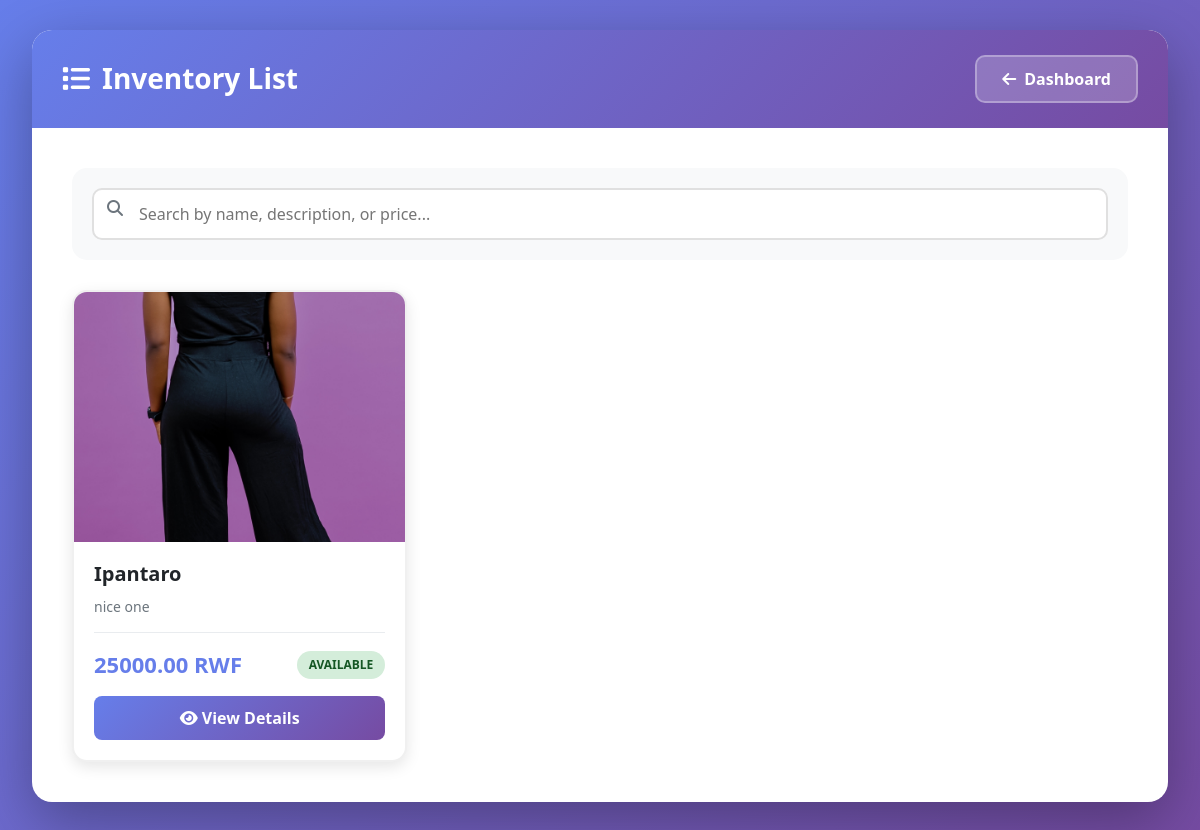
The app's page /manager/clothes/ with its own data.
### store/models.py (models this page shows, shortened)
class Cloth(models.Model):
    STATUS_CHOICES = [
        ('available', 'Available'),
        ('sold', 'Sold'),
    ]
    name = models.CharField(max_length=200)
    price = models.DecimalField(max_digits=10, decimal_places=2)
    description = models.TextField(blank=True)
    status = models.CharField(max_length=20, choices=STATUS_CHOICES, default='available')
    category = models.ForeignKey(Category, on_delete=models.CASCADE, related_name='clothes')
    manager = models.ForeignKey(User, on_delete=models.CASCADE, limit_choices_to={'is_staff': True})
    image_front = models.ImageField(upload_to='clothes/front/', blank=True, null=True)
    image_left = models.ImageField(upload_to='clothes/left/', blank=True, null=True)
    image_right = models.ImageField(upload_to='clothes/right/', blank=True, null=True)
    likes = models.PositiveIntegerField(default=0)
    created_at = models.DateTimeField(auto_now_add=True)
    updated_at = models.DateTimeField(auto_now=True)

### store/views.py (the view)
# urls.py: path('manager/clothes/', views.cloth_list, name='cloth_list'),
def cloth_list(request):
    clothes = Cloth.objects.filter(status='available')
    return render(request, 'store/cloth_list.html', {'clothes': clothes})

### store/templates/store/cloth_list.html (shortened to what this page needs)
<!DOCTYPE html>
<html lang="en">
<head>
    <link href="https://cdn.jsdelivr.net/npm/bootstrap@5.3.3/dist/css/bootstrap.min.css" rel="stylesheet">
    <link href="https://cdnjs.cloudflare.com/ajax/libs/font-awesome/6.5.1/css/all.min.css" rel="stylesheet">
</head>
<body>
    <div class="container">
        <div class="list-card">
            <div class="list-header">
                <h1>
                    <i class="fa-solid fa-list"></i>
                    Inventory List
                </h1>
                <div class="header-actions">
                    <a href="{% url 'manager_dashboard' %}" class="btn-custom btn-back">
                        <i class="fa-solid fa-arrow-left"></i>
                        Dashboard
                    </a>
                </div>
            </div>
            <div class="list-content">
                <div class="search-box position-relative">
                    <i class="fa-solid fa-search search-icon"></i>
                    <input
                        type="text"
                        class="search-input"
                        id="searchInput"
                        placeholder="Search by name, description, or price..."
                    >
                </div>
                <div class="product-grid" id="productGrid">
                    {% for cloth in clothes %}
                    <div class="product-card" data-name="{{ cloth.name|lower }}" data-description="{{ cloth.description|lower }}" data-price="{{ cloth.price }}">
                        {% if cloth.image_front %}
                        <img src="{{ cloth.image_front.url }}" class="product-image" alt="{{ cloth.name }}">
                        {% else %}
                        <div class="product-image-placeholder">
                            <i class="fa-solid fa-image fa-4x text-muted"></i>
                        </div>
                        {% endif %}
                        <div class="product-body">
                            <h5 class="product-title">{{ cloth.name }}</h5>
                            {% if cloth.description %}
                            <p class="product-description">{{ cloth.description }}</p>
                            {% endif %}
                            <div class="product-footer">
                                <span class="product-price">{{ cloth.price }} RWF</span>
                                <span class="product-status {% if cloth.status == 'available' %}status-available{% else %}status-sold{% endif %}">
                                    {{ cloth.get_status_display }}
                                </span>
                            </div>
                            <div class="product-actions">
                                <a href="{% url 'cloth_detail' cloth.id %}" class="btn-view">
                                    <i class="fa-solid fa-eye"></i>
                                    View Details
                                </a>
                            </div>
                        </div>
                    </div>
                    {% endfor %}
                </div>
            </div>
        </div>
    </div>
</body>
</html>

### store/templates/store/cloth_list.html (style rules this page uses)
* { margin: 0; padding: 0; box-sizing: border-box; }
body { font-family: 'Segoe UI', Tahoma, Geneva, Verdana, sans-serif; background: linear-gradient(135deg, #667eea 0%, #764ba2 100%); min-height: 100vh; padding: 30px 20px; }
.container { max-width: 1400px; }
.list-card { background: white; border-radius: 20px; box-shadow: 0 20px 60px rgba(0, 0, 0, 0.3); overflow: hidden; margin-bottom: 30px; }
.list-header { background: linear-gradient(135deg, #667eea 0%, #764ba2 100%); color: white; padding: 25px 30px; display: flex; justify-content: space-between; align-items: center; flex-wrap: wrap; gap: 15px; }
.list-header h1 { font-size: 28px; font-weight: 600; margin: 0; display: flex; align-items: center; gap: 12px; }
.header-actions { display: flex; gap: 10px; flex-wrap: wrap; }
.btn-custom { padding: 10px 25px; border-radius: 10px; font-weight: 600; border: none; cursor: pointer; transition: all 0.3s ease; display: inline-flex; align-items: center; gap: 8px; text-decoration: none; }
.btn-back { background: rgba(255, 255, 255, 0.2); color: white; border: 2px solid rgba(255, 255, 255, 0.3); }
.list-content { padding: 40px; }
.search-box { background: #f8f9fa; padding: 20px; border-radius: 15px; margin-bottom: 30px; }
.search-input { width: 100%; padding: 12px 20px 12px 45px; border: 2px solid #e0e0e0; border-radius: 10px; font-size: 16px; transition: all 0.3s ease; }
.search-icon { position: absolute; left: 35px; top: 32px; color: #6c757d; }
.product-grid { display: grid; grid-template-columns: repeat(auto-fill, minmax(300px, 1fr)); gap: 25px; }
.product-card { background: white; border-radius: 15px; box-shadow: 0 5px 15px rgba(0, 0, 0, 0.1); overflow: hidden; transition: all 0.3s ease; border: 2px solid #f0f0f0; }
.product-image { width: 100%; height: 250px; object-fit: cover; background: #f8f9fa; }
.product-body { padding: 20px; }
.product-title { font-size: 20px; font-weight: 600; color: #212529; margin-bottom: 10px; display: -webkit-box; -webkit-line-clamp: 2; -webkit-box-orient: vertical; overflow: hidden; }
.product-description { color: #6c757d; font-size: 14px; margin-bottom: 15px; display: -webkit-box; -webkit-line-clamp: 3; -webkit-box-orient: vertical; overflow: hidden; line-height: 1.5; }
.product-footer { display: flex; justify-content: space-between; align-items: center; padding-top: 15px; border-top: 1px solid #e9ecef; }
.product-price { font-size: 22px; font-weight: 700; color: #667eea; }
.product-status { padding: 5px 12px; border-radius: 15px; font-size: 12px; font-weight: 600; text-transform: uppercase; }
.status-available { background: #d4edda; color: #155724; }
.product-actions { margin-top: 15px; display: flex; gap: 10px; }
.btn-view { flex: 1; background: linear-gradient(135deg, #667eea 0%, #764ba2 100%); color: white; padding: 10px; border-radius: 8px; text-align: center; text-decoration: none; font-weight: 600; transition: all 0.3s ease; }

### records on screen
Cloth: image_front (picture), name "Ipantaro", description "nice one", price "25000.00", status "AVAILABLE"
